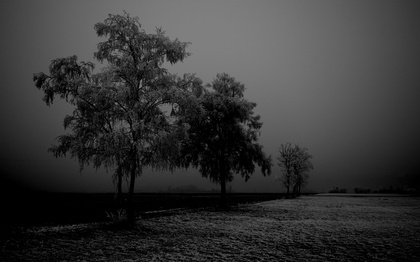
%> input picture matlab/lab5/13. Left.jpg, 420 x 262 px, shrunk from 1920 x 1200 before the run
$ octave checkLeft.m   (GNU Octave 9; MATLAB toolbox functions it lacks are replaced by stand-ins)
%> lines starting %> are read from the running program, lines starting %| are printed output that depends on the picture
I1 = imread('13. Left.jpg');
%> I1 is the input picture: size 262x420x3 uint8; min 0, max 135, mean 54.1
I2 = im2gray(I1);
[y, x]=size(I2);
%> y = 262; x = 420
SHizo = double(zeros(y, x));
I3=im2double(I2);
XFmax=double(max(max(I2)));
%> XFmax = 135
p = 0:XFmax;
%> p = 136 values from 0 to 135
F = p.*(XFmax-p);
%> F = 136 values, max 4556 at index 68, min 0 at index 1, mean 3015
plot(F)
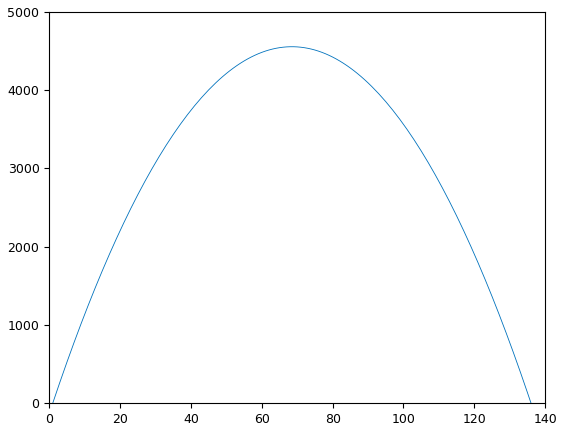
%> figure redrawn from the program's plot data; curve peaks at x = 68, y = 4556
Xmax = max(max(I3));
%> Xmax = 0.529
Ymax=(Xmax^2)/4;
%> Ymax = 0.0701
k = 1/Ymax;
%> k = 14.27
for i = 1:y
    for j = 1:x
        SHizo(i,j)= k*(I3(i,j)*(Xmax-I3(i,j)));
    end
end
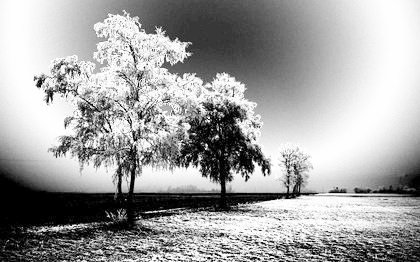
%> SHizo: size 262x420 double; min 0, max 1, mean 0.639
figure, imhist(I2)
%> after `imhist(I2)`:
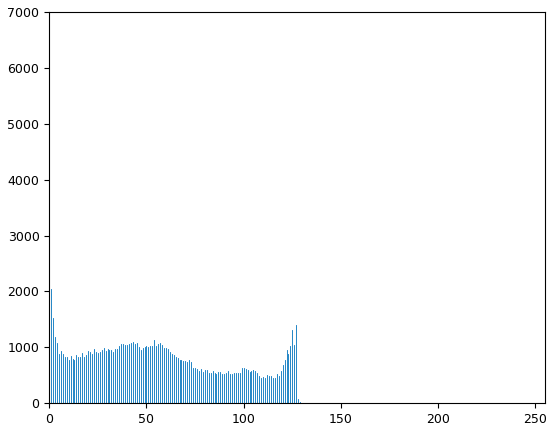
%> figure redrawn from the program's plot data; highest point at x = 0, y = 6687
figure,imshow(SHizo)
figure,imhist(SHizo)
%> after `imhist(SHizo)`:
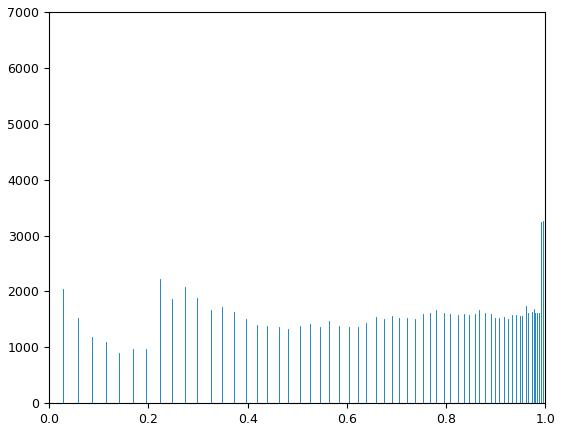
%> figure redrawn from the program's plot data; highest point at x = 0, y = 6688
